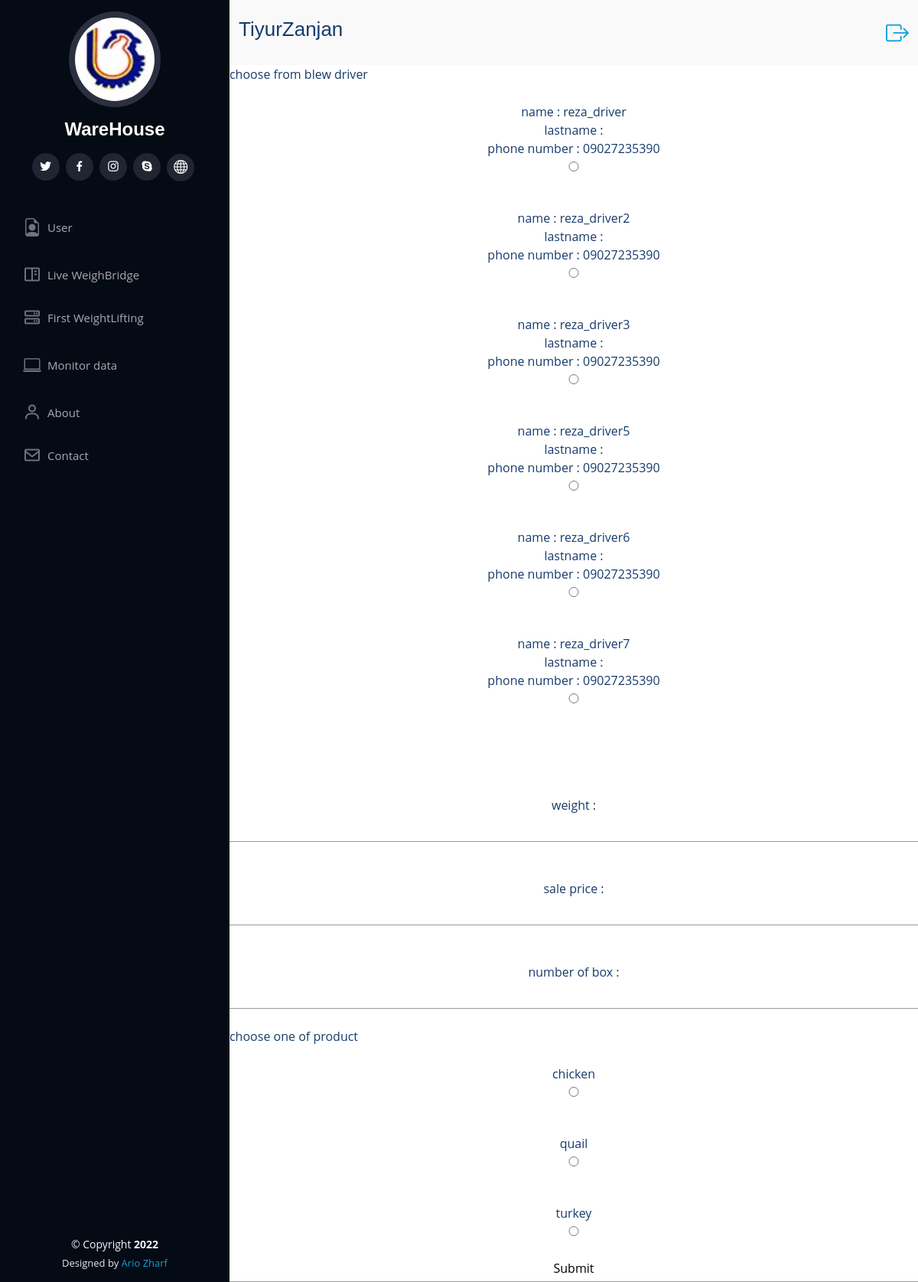
Screenshot of /distribute/form/ (signed in) with the database file from the repository.
### WareHouseApp/models.py (models this page shows, shortened)
class Driver(models.Model):
    name = models.CharField(max_length=25)
    last_name = models.CharField(max_length=25)
    phone_number = models.CharField(max_length=12)
    driver_id = models.CharField(default=str(uuid1().int), max_length=250, primary_key=True)
    car = models.ForeignKey(Car, on_delete=models.CASCADE)

### WareHouseApp/views.py (the view)
# urls.py: re_path(r'^distribute/form/$', views.distribute_form, name='Distribute_Form'),
def distribute_form(requests):
    if requests.user.is_authenticated:
        dist_manager_list = models.SalesManager.objects.all().filter(username=requests.user.username)
        ceo_list = models.CEO.objects.all().filter(username=requests.user.username)
        if len(dist_manager_list) > 0 or len(ceo_list) > 0 or requests.user.is_superuser:
            dist_temp = loader.get_template('WareHouseApp/distribute_form.html')
            context = {
                "driver_list": models.Driver.objects.all(),
                "fwl_list": models.FirstWeightLifting.objects.all().filter(sales_category='D').filter(
                    weighting_time__gte=time.time() - (60*60*5)
                ).filter(choise_status=False),
            }
            return HttpResponse(dist_temp.render(context))
        else:
            return HttpResponseRedirect(reverse('Error', args=["you can't access to this page"]))
    else:
        return HttpResponseRedirect(reverse('Error', args=["you can't access to this page"]))

### WareHouseApp/templates/WareHouseApp/distribute_form.html (shortened to what this page needs)
{% extends 'WareHouseApp/main.html' %}
{% block content %}
<form action="{% url 'Distribute' %}" method="post">
    choose from blew driver<br>
    {% for driver in driver_list %}
    <label for="{{ driver.driver_id }}">
        name : {{ driver.name }}<br>
        lastname : {{ driver.lastname }}<br>
        phone number : {{ driver.phone_number }}
    </label>
    <input type="radio" value="{{ driver.driver_id }}" name="driver_id" id="{{ driver.driver_id }}"><br>
    {% endfor %}
    <br><br><br>
    <label for="weight">weight : </label>
    <input type="text" name="weight" id="weight" ><br>
    <label for="sale_price">sale price : </label>
    <input type="number" name="sale_price" id="sale_price" ><br>
    <label for="number_of_box">number of box : </label>
    <input type="text" name="number_of_box" id="number_of_box" ><br>
    choose one of product<br>
    <label for="chicken">chicken</label>
    <input type="radio" name="product_category" id="chicken" value="C"><br>
    <label for="quail">quail</label>
    <input type="radio" name="product_category" id="quail" value="Q"><br>
    <label for="turkey">turkey</label>
    <input type="radio" name="product_category" id="turkey" value="T"><br>
    <input type="submit">
</form>
{% endblock %}

### WareHouseApp/templates/WareHouseApp/main.html (shortened to what this page needs)
<!DOCTYPE html>
{% load static %}
<html lang="en">
<head>
  <link href="https://www.google.com/maps/place/%D8%B4%D8%B1%D9%83%D8%AA+%D9%84%D9%8A%D8%B2%D9%8A%D9%86%DA%AF+%D8%B5%D9%86%D8%B9%D8%AA+%D9%88+%D9%85%D8%B9%D8%AF%D9%86%E2%80%AD/@36.6651516,48.5017527,18z/data=!3m1!4b1!4m8!1m2!2m1!1z2LLZhtis2KfZhiDahtmH2KfYsdix2KfZhyDZhdi52YTZhQ!3m4!1s0x3ff610e998348c67:0x2e076c8b79698fbf!8m2!3d36.665225!4d48.5006824" rel="stylesheet">
  <link href="{% static 'WareHouseApp/vendor/aos/aos.css' %}" rel="stylesheet">
  <link href="{% static 'WareHouseApp/vendor/bootstrap/css/bootstrap.min.css' %}" rel="stylesheet">
  <link href="{% static 'WareHouseApp/vendor/bootstrap-icons/bootstrap-icons.css' %}" rel="stylesheet">
  <link href="{% static 'WareHouseApp/vendor/boxicons/css/boxicons.min.css' %}" rel="stylesheet">
  <link href="{% static 'WareHouseApp/vendor/glightbox/css/glightbox.min.css' %}" rel="stylesheet">
  <link href="{% static 'WareHouseApp/vendor/swiper/swiper-bundle.min.css' %}" rel="stylesheet">
  <link href="{% static 'WareHouseApp/css/logincss.css' %}" rel="stylesheet">
  <link href="{% static 'WareHouseApp/css/style.css' %}" rel="stylesheet">
</head>
<body>
  <header id="header">
    <div class="d-flex flex-column">
      <div class="profile">
        <img src="{% static 'WareHouseApp/img/arm.jpeg' %}" alt="" class="img-fluid rounded-circle">
        <h1 class="text-light"><a href="index.html">WareHouse</a></h1>
        <div class="social-links mt-3 text-center">
          <a href="#" class="twitter"><i class="bx bxl-twitter"></i></a>
          <a href="#" class="facebook"><i class="bx bxl-facebook"></i></a>
          <a href="https://instagram.com/tiyurzanjan.ir/" class="instagram"><i class="bx bxl-instagram"></i></a>
          <a href="#" class="google-plus"><i class="bx bxl-skype"></i></a>
          <a href="https://tiyurzanjan.ir/" class="linkedin"><i class="bi bi-globe"></i></a>
        </div>
      </div>
      <nav id="navbar" class="nav-menu navbar">
        <ul>
          <li><a href="{% url 'User_url' %}" class="nav-link scrollto"><i class="bi bi-file-earmark-person"></i> <span>User</span></a></li>
          <li><a href="{% url 'live_WeighBridge' %}" class="nav-link scrollto"><i class="bx bx-book-content"></i> <span>Live WeighBridge</span></a></li>
          <li><a href="{% url 'first_WeightLifting' %}" class="nav-link scrollto"><i class="bx bx-server"></i> <span>First WeightLifting</span></a></li>
          <li><a href="{% url 'monitor_data' %}" class="nav-link scrollto"><i class="bi bi-laptop"></i> <span>Monitor data</span></a></li>
          <li><a href="{% url 'About' %}" class="nav-link scrollto"><i class="bx bx-user"></i> <span>About</span></a></li>
          <li><a href="{% url 'Contact' %}" class="nav-link scrollto"><i class="bx bx-envelope"></i> <span>Contact</span></a></li>
        </ul>
      </nav>
    </div>
  </header>
  <main id="main">
    <section class="breadcrumbs">
      <div class="container">
        <div class="d-flex justify-content-between align-items-center">
          {% block title %}
          <h2 >TiyurZanjan</h2>
          {% endblock %}
          <ol>
            <li><a href="{% url 'LogOut' %}" class="bi bi-box-arrow-right size-7 " style="font-size: 30px"></a></li>
          </ol>
        </div>
      </div>
    </section>
    {% block content %}
    {% endblock %}
  </main>
  <footer id="footer">
    <div class="container">
      <div class="copyright">
        &copy; Copyright <strong><span>2022</span></strong>
      </div>
      <div class="credits">
        Designed by <a href="https://bootstrapmade.com/">Ario Zharf</a>
      </div>
    </div>
  </footer>
</body>
</html>

### WareHouseApp/static/WareHouseApp/css/logincss.css (style rules this page uses)
html { height: 100%; }
body { height: 100%; margin: 0; background-repeat: no-repeat; background-attachment: fixed; }
_________________________________________________________________ *, *:before, *:after { box-sizing: border-box; margin: 0; padding: 0; }
body { font-family: 'Open Sans', Helvetica, Arial, sans-serif; background: #ffffff; }
input, button { border: none; outline: none; background: none; font-family: 'Open Sans', Helvetica, Arial, sans-serif; }
h2 { width: 100%; font-size: 26px; text-align: left; }
input { display: block; width: 100%; margin-top: 5px; padding-bottom: 5px; font-size: 16px; border-bottom: 1px solid rgba(0,0,0,0.4); text-align: center; }

### WareHouseApp/static/WareHouseApp/css/style.css (style rules this page uses)
body { font-family: "Open Sans", sans-serif; color: #173b6c; }
a { color: #149ddd; text-decoration: none; }
h1, h2, h3, h4, h5, h6 { font-family: "Raleway", sans-serif; }
#header { position: fixed; top: 0; left: 0; bottom: 0; width: 300px; transition: all ease-in-out 0.5s; z-index: 9997; transition: all 0.5s; padding: 0 15px; background: #040b14; overflow-y: auto; }
#header .profile img { margin: 15px auto; display: block; width: 120px; border: 8px solid #2c2f3f; }
#header .profile h1 { font-size: 24px; margin: 0; padding: 0; font-weight: 600; -moz-text-align-last: center; text-align-last: center; font-family: "Poppins", sans-serif; }
#header .profile h1 a, #header .profile h1 a:hover { color: #fff; text-decoration: none; }
#header .profile .social-links a { font-size: 18px; display: inline-block; background: #212431; color: #fff; line-height: 1; padding: 8px 0; margin-right: 4px; border-radius: 50%; text-align: center; width: 36px; height: 36px; transition: 0.3s; }
#main { margin-left: 300px; }
.nav-menu { padding: 30px 0 0 0; }
.nav-menu * { margin: 0; padding: 0; list-style: none; }
.nav-menu > ul > li { position: relative; white-space: nowrap; }
.nav-menu a, .nav-menu a:focus { display: flex; align-items: center; color: #a8a9b4; padding: 12px 15px; margin-bottom: 8px; transition: 0.3s; font-size: 15px; }
.nav-menu a i, .nav-menu a:focus i { font-size: 24px; padding-right: 8px; color: #6f7180; }
section { padding: 60px 0; overflow: hidden; }
.breadcrumbs { padding: 20px 0; background: #f9f9f9; }
.breadcrumbs h2 { font-size: 26px; font-weight: 300; }
.breadcrumbs ol { display: flex; flex-wrap: wrap; list-style: none; padding: 0; margin: 0; font-size: 30px; }
#footer { padding: 15px; color: #f4f6fd; font-size: 14px; position: fixed; left: 0; bottom: 0; width: 300px; z-index: 9999; background: #040b14; }
#footer .copyright { text-align: center; }
#footer .credits { padding-top: 5px; text-align: center; font-size: 13px; color: #eaebf0; }

### rows the page displays
Driver: name "reza_driver", phone_number "09027235390"
Driver: name "reza_driver2", phone_number "09027235390"
Driver: name "reza_driver3", phone_number "09027235390"
Driver: name "reza_driver5", phone_number "09027235390"
Driver: name "reza_driver6", phone_number "09027235390"
Driver: name "reza_driver7", phone_number "09027235390"
